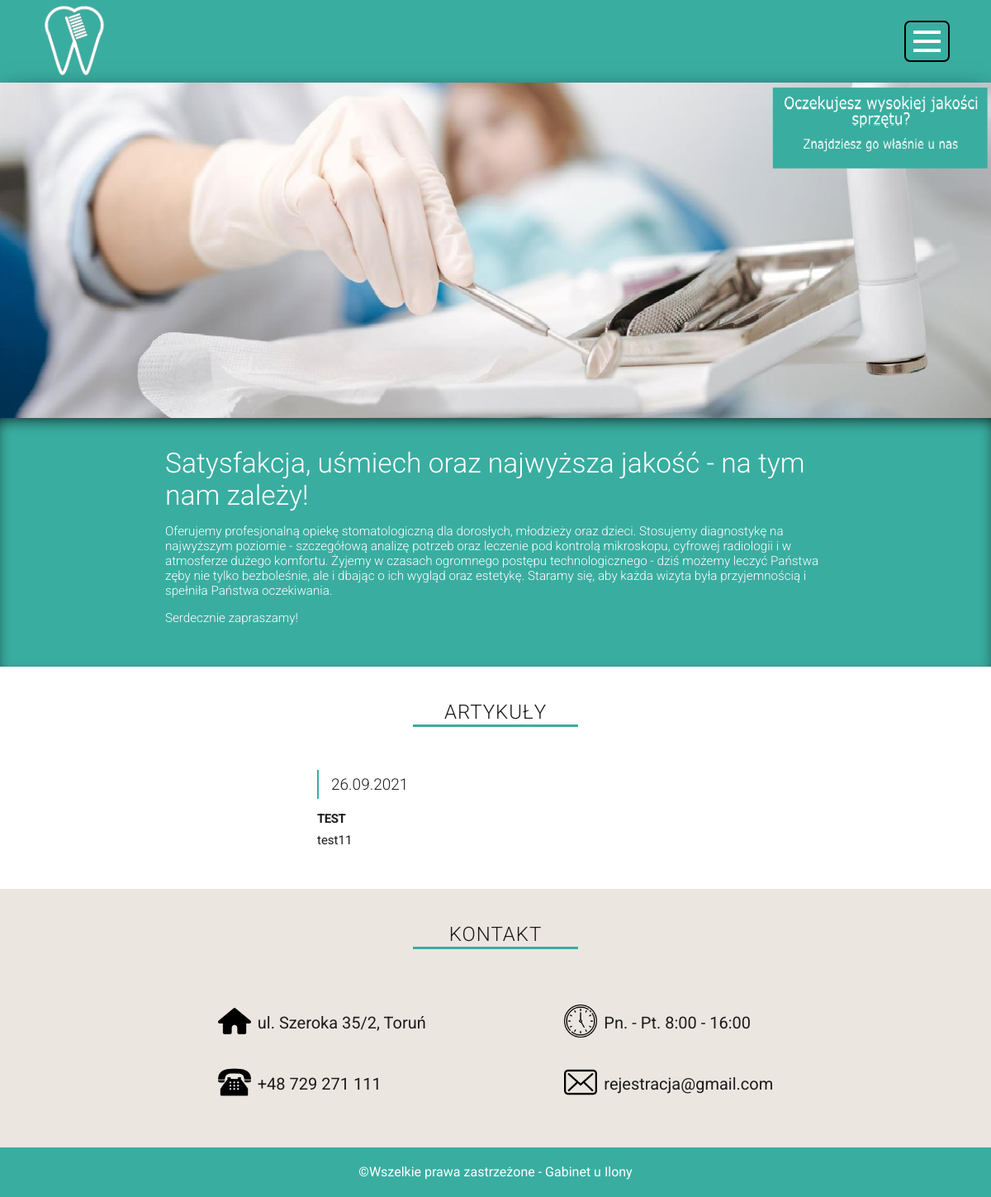
The page / on the database its author committed.
### tables this page shows
CREATE TABLE `articles` (
  `id` int(11) NOT NULL,
  `title` varchar(300) NOT NULL,
  `content` varchar(1500) NOT NULL,
  `author` int(11) DEFAULT NULL,
  `dateAdded` date NOT NULL DEFAULT current_timestamp()
);

### index.php (the view, shortened to what this page needs)
<!DOCTYPE html>
<html lang="pl-Pl">
<head>
    <link rel="stylesheet" href="https://cdnjs.cloudflare.com/ajax/libs/OwlCarousel2/2.3.4/assets/owl.carousel.min.css" />
    <link rel="stylesheet" href="https://cdnjs.cloudflare.com/ajax/libs/OwlCarousel2/2.3.4/assets/owl.theme.default.min.css" />
    <link rel="stylesheet" href="style/main.css">
    <link rel="stylesheet" href="style/menu.css">
    <link rel="stylesheet" href="style/index.css">
    <link rel="stylesheet" href="style/main-media.css">
    <link rel="stylesheet" href="style/index-media.css">
</head>
<body>
    <header>
        <div class="logo">
            <img src="img/logo.png" alt="Logo gabinetu stomatologicznego">
        </div>
        <nav id="menu-btn">
            <div class="first-menu-block"></div>
            <div class="second-menu-block"></div>
            <div class="third-menu-block"></div>
        </nav>
    </header>
    <section class="banner">
        <div class="owl-carousel owl-theme">
            <div class="item">
                <img src="img/banner/baner1.png" alt="zdjęcie sanatorium">
            </div>
        </div>
    </section>
    <section class="short-about">
        <h3>Satysfakcja, uśmiech oraz najwyższa jakość - na tym nam zależy!</h3>
        <p>Oferujemy profesjonalną opiekę stomatologiczną dla dorosłych, młodzieży oraz dzieci. Stosujemy diagnostykę na najwyższym
            poziomie - szczegółową analizę potrzeb oraz leczenie pod kontrolą mikroskopu, cyfrowej radiologii i w atmosferze dużego
            komfortu. Żyjemy w czasach ogromnego postępu technologicznego - dziś możemy leczyć Państwa zęby nie tylko bezboleśnie, ale i
            dbając o ich wygląd oraz estetykę. Staramy się, aby każda wizyta była przyjemnością i spełniła Państwa oczekiwania. </p>
            <p>Serdecznie zapraszamy!</p>
    </section>
    <div class="heading"><h2>ARTYKUŁY</h2></div>
    <section class="articles">
        <?php
            $connection = new mysqli("localhost", "root", "", "gabinet");
            $result = $connection -> query("SELECT * FROM mainpagearticles");
            while($art = $result -> fetch_assoc()){
                echo '<article class="article">
                <div class="article-date">'.$art['dateAdded'].'</div>
                <h3 class="article-heading">'. $art['title'] . '</h3>
                <p class="article-text">'. $art['content'] . '</p>
                </article>';
            }
        ?>
    </section>
    <section class="pre-footer">
        <div class="heading"><h2>KONTAKT</h2></div>
        <div class="footer-box">
            <div>
                <div class="contact-item">
                    <img src="img/domek.png" alt="Ikona telefonu">
                    <p>ul. Szeroka 35/2, Toruń</p>
                </div>
                <div class="contact-item">
                    <img src="img/telefon.png" alt="Ikona telefonu">
                    <p>+48 729 271 111</p>
                </div>
            </div>
            <div>
                <div class="contact-item">
                    <img src="img/zegar.png" alt="Ikona telefonu">
                    <p>Pn. - Pt. 8:00 - 16:00</p>
                </div>
                <div class="contact-item">
                    <img src="img/email.png" alt="Ikona telefonu">
                    <p>rejestracja@gmail.com</p>
                </div>
            </div>
        </div>
    </section>
    <footer>
        <p>&copy;Wszelkie prawa zastrzeżone - Gabinet u Ilony</p>
    </footer>
</body>
</html>

### style/main.css (style rules this page uses)
:root { --szary: #ebe6e0; --tekst: #1d1b1b; --morski: #3aada1; --granatowy: #31364c; }
body { font-family: Roboto; color: var(--tekst); overflow-x: hidden; }
* { margin: 0; padding: 0; box-sizing: border-box; }
header { width: 100%; height: 100px; display: flex; justify-content: space-between; align-items: center; background-color: var(--morski); padding: 0 50px; }
nav { min-width: 55px; height: 50px; background-color: var(--morski); padding: 6px 0; display: flex; justify-content: space-around; align-items: center; flex-direction: column; border-radius: 7px; border: 2px solid black; cursor: pointer; }
nav div { background-color: white; height: 4px; width: 65%; }
.logo img { width: 80px; }
.heading { margin-top: 25px; width: 100%; height: 60px; line-height: 60px; text-align: center; margin-bottom: 40px; }
.heading h2 { width: 100%; letter-spacing: 1px; font-weight: 300; }
.heading h2::after { content: ''; display: block; width: 200px; height: 3px; background-color: var(--morski); margin:auto; margin-top: -15px; }
.pre-footer { background-color: var(--szary); width: 100%; padding: 40px 180px; display: flex; flex-direction: column; }
.pre-footer .heading { margin-top: -15px; }
.footer-box { display: flex; justify-content: space-around; align-items: center; }
.footer-box p { font-size: 20px; margin: 25px 0; }
footer { background-color: var(--morski); color: white; text-align: center; line-height: 60px; }
.contact-item { display: flex; }
.contact-item img { margin: 15px 8px 0 0; width: 40px; height: 40px; }

### style/menu.css (style rules this page uses)
.first-menu-block { z-index: 5; }
.third-menu-block { z-index: 5; }

### style/index.css (style rules this page uses)
.banner { box-shadow: 0 10px 30px -7px black; }
.item { width: 100%; max-height: 550px; }
.item img { width: 100%; }
.short-about { width: 100%; padding: 35px 200px; background-color: var(--morski); box-shadow: inset 0 7px 20px -8px black; color: white; }
.short-about h3 { font-size: 2.1em; font-weight: 300; }
.short-about p { margin: 15px 0; font-size: 0.95em; font-weight: 300; }
.articles { width: 100%; padding: 0 10%; display: flex; justify-content: space-around; }
.article { width: 45%; margin-bottom: 50px; }
.article-date { font-size: 19px; font-weight: 300; height: 35px; line-height: 35px; padding-left: 15px; border-left: 2px solid var(--morski); margin-bottom: 15px; }
.article-heading { text-transform: uppercase; font-size: 15px; letter-spacing: -0.5px; margin-bottom: 8px; }
.article-text { font-size: 15px; }

### rows shown on the page
articles: dateAdded "26.09.2021", title "TEST", content "test11"
